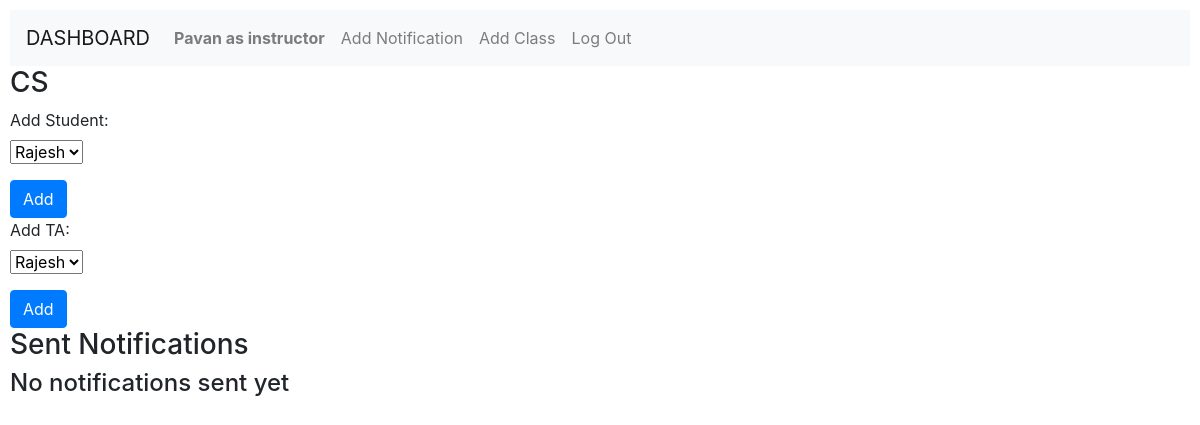
Before: /3/class_view (signed in) with the older database file.
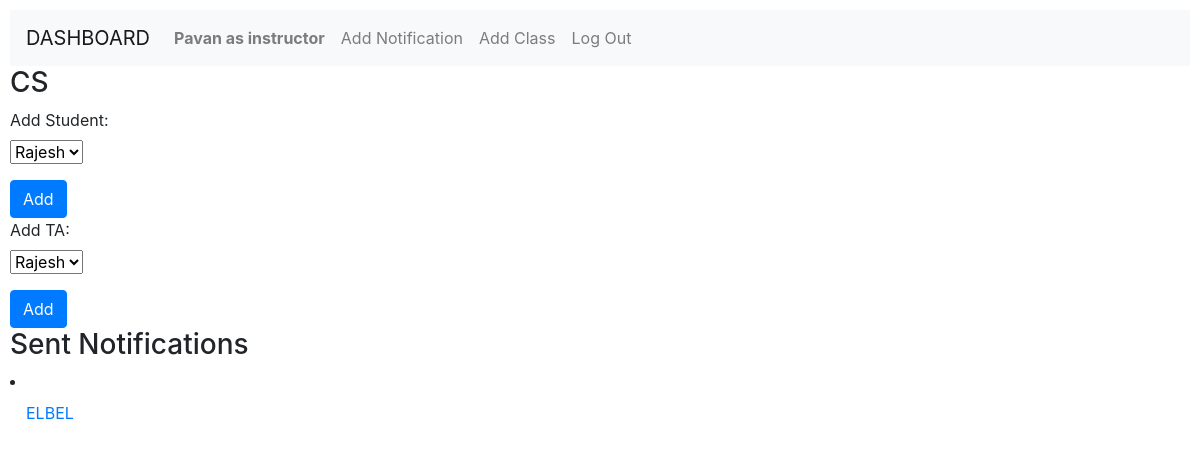
After: the same page with the newer database file.
### Dashboard/models.py (models this page shows, shortened)
class User(AbstractUser):
    role = models.CharField(max_length=255, default="NONE")
    token = models.CharField(max_length=255, null=True)

class Classes(models.Model):
    name = models.CharField(max_length=255)
    instructor = models.ForeignKey(User, on_delete=models.CASCADE, related_name="teach_classes")
    students = models.ManyToManyField(User, related_name="in_classes")
    teaching_assistant = models.ManyToManyField(User, related_name="assist_classes")

class Notification(models.Model):
    sender = models.ForeignKey(User, on_delete=models.PROTECT, related_name="notifications_sent")
    class_group = models.ForeignKey(Classes, on_delete=models.PROTECT, related_name="class_notification")
    topic = models.CharField(max_length=255)
    body = models.TextField(blank=True)
    timestamp = models.DateTimeField(auto_now_add=True)
    seen = models.ManyToManyField(User, related_name="recieved_notif")
    reciepent = models.CharField(max_length=255)
    priority = models.CharField(max_length=255)

### Dashboard/views.py (the view)
# urls.py: path("<int:id>/class_view", views.class_view, name="class_view"),
@login_required(login_url="login")
def class_view(request, id):
    user = request.user
    try:
        if user.role == "instructor":
            cl = user.teach_classes.get(pk=id)
            return render (request, 'Dashboard/class_view.html', {"students":User.objects.filter(role='student').exclude(in_classes = cl),"class":cl, "notifications":cl.class_notification.all()})
        else:
            cl = user.assist_classes.get(pk=id)
            return render (request, 'Dashboard/class_view.html', {"class":cl, "notifications":cl.class_notification.all()})
    except:
        raise Http404

### Dashboard/templates/Dashboard/class_view.html (shortened to what this page needs)
{% extends "Dashboard/layout.html" %}
{% block body %}
{% if user.is_authenticated %}
    <h3>{{ class.name }}</h3>
    {% if user.role == "instructor" %}
    <form action = "{% url 'add_student' class.id %}", method="post">
        <label for="students">Add Student:</label>
        <div class="form-group">
            <select name="student">
            {% for stud in students %}
                <option value = "{{ stud.id }}" >{{ stud.username }}</option>
            {% endfor %}
            </select>
        </div>
        <input class="btn btn-primary" type="submit" value="Add">
    </form>
    <form action = "{% url 'add_ta' class.id %}", method="post">
        <label for="students">Add TA:</label>
        <div class="form-group">
            <select name="ta">
            {% for stud in students %}
                <option value = "{{ stud.id }}" >{{ stud.username }}</option>
            {% endfor %}
            </select>
        </div>
        <input class="btn btn-primary" type="submit" value="Add">
    </form>
    {% endif %}
    <h3>Sent Notifications</h3>
    {% for notif in notifications %}
        <li class="nav-item">
            <a class="nav-link" href="{% url 'notification_view' notif.id %}">{{ notif.topic }}</a>
        </li>
    {% empty %}
        <h4>No notifications sent yet</h4>
    {% endfor %}
{% else %}
    <h3>Login to access functionalities.</h3>
{% endif %}
{% endblock %}

### Dashboard/templates/Dashboard/layout.html (shortened to what this page needs)
{% load static %}
<!DOCTYPE html>
<html lang="en">
    <head>
        <link rel="stylesheet" href="{% static 'Dashboard/bootstrap.min.css' %}">
        <link href="{% static 'Dashboard/styles.css' %}" rel="stylesheet">
    </head>
    <body>
        <nav class="navbar navbar-expand-lg navbar-light bg-light">
            <a class="navbar-brand" href="{% url 'index' %}">DASHBOARD</a>
            <div>
              <ul class="navbar-nav mr-auto">
                {% if user.is_authenticated and user.role != "student" %}
                    <li class="nav-item">
                        <a class="nav-link" href="#"><strong>{{ user.username }} as {{ user.role }}</strong></a>
                    </li>
                {% endif %}
                {% if user.role == "instructor" or user.role == "TA" %}
                    <li class="nav-item">
                        <a class="nav-link" href="{% url 'notification' %}">Add Notification</a>
                    </li>
                {% endif %}
                {% if user.role == "instructor" %}
                    <li class="nav-item">
                        <a class="nav-link" href="{% url 'add_class' %}">Add Class</a>
                    </li>
                {% endif %}
                {% if user.is_authenticated and user.role != student %}
                    <li class="nav-item">
                        <a class="nav-link" href="{% url 'logout' %}">Log Out</a>
                    </li>
                {% endif %}
              </ul>
            </div>
          </nav>
        <div class="body">
            {% block body %}
            {% endblock %}
        </div>
    </body>
</html>

### Dashboard/static/Dashboard/styles.css (style rules this page uses)
body { padding: 10px; }

Changed rows visible on the page:
added Notification: topic "ELBEL"
Other visible differences:
text no longer shown: "No notifications sent yet"
